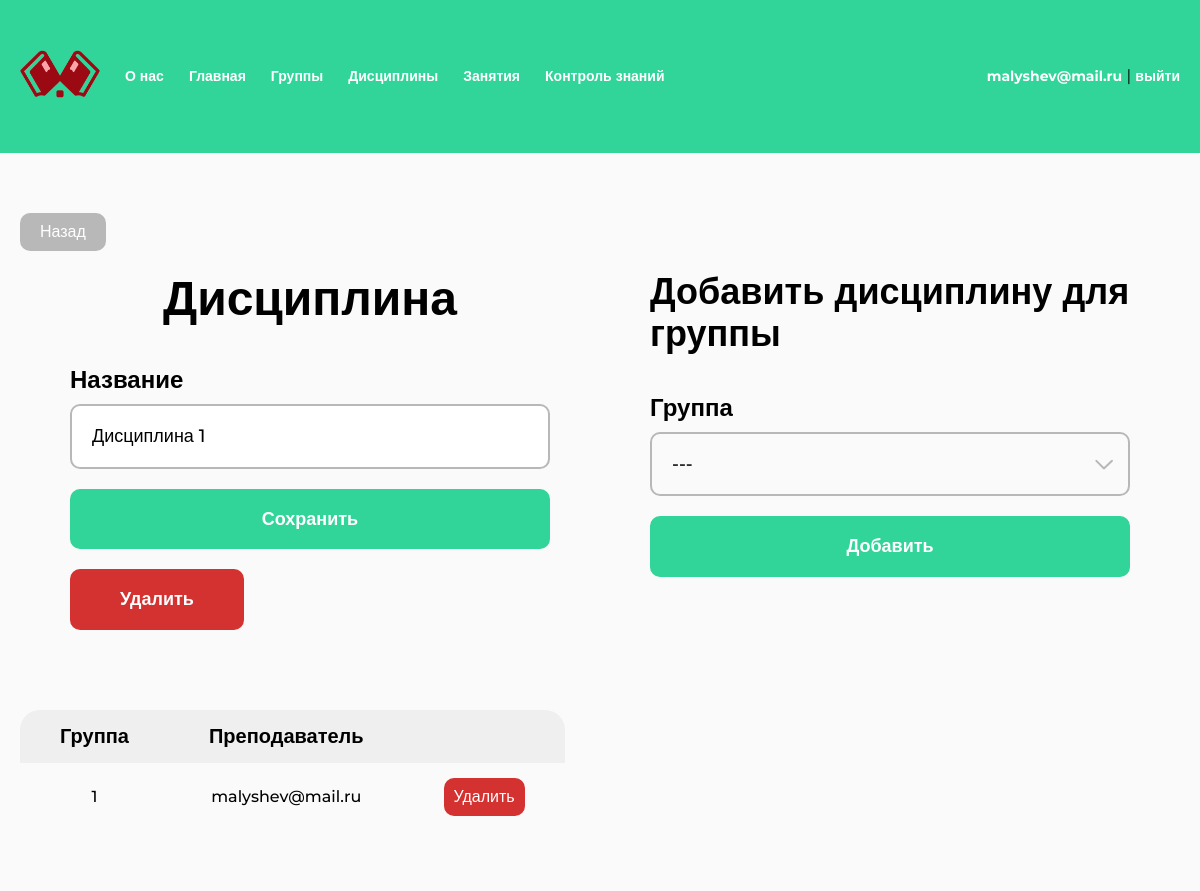
The page /teacher/my-subject/2/ (signed in) on the database its author committed.
### study/models.py (models this page shows, shortened)
class Subject(models.Model):
    name = models.CharField(max_length=128)
    class Meta:
        verbose_name = "Дисциплина"
        verbose_name_plural = "Дисциплины"

class TeacherGroupSubject(models.Model):
    teacher = models.ForeignKey(User, related_name="subjects", on_delete=models.CASCADE)
    subject = models.ForeignKey(Subject, related_name="items", on_delete=models.CASCADE)
    group = models.ForeignKey(Group, related_name="subjects", on_delete=models.CASCADE)
    class Meta:
        verbose_name = "Дисциплина группы"
        verbose_name_plural = "Дисциплины групп"

class Group(models.Model):
    number = models.CharField(max_length=32)
    students = models.ManyToManyField(User, blank=True)
    class Meta:
        verbose_name = "Группа"
        verbose_name_plural = "Группы"
    def __str__(self):
        return self.number

### study/views.py (the view, shortened to what this page needs)
# urls.py: path("teacher/my-subject/<int:pk>/", views.MySubjectEditView.as_view(), name="my-subject"),
@method_decorator(teacher_only, name="dispatch")
class MySubjectEditView(LoginRequiredMixin, View):
    def get(self, request, *args, **kwargs):
        subject = get_object_or_404(Subject, pk=kwargs["pk"])
        form = SubjectForm(instance=subject)
        group_form = GroupForTeacherSubjectForm()
        groups = Group.objects.all()
        return render(request, "study/teacher/edit-subject.html", {
            "form": form, "group_form": group_form, "subject": subject, "groups": groups,
        })

### study/forms.py
class SubjectForm(forms.ModelForm):
    class Meta:
        model = Subject
        fields = ("name", )
        labels = {"name": "Название"}
    def __init__(self, *args, **kwargs):
        super(SubjectForm, self).__init__(*args, **kwargs)
        for visible in self.visible_fields():
            visible.field.widget.attrs['class'] = 'form__input'

class GroupForTeacherSubjectForm(forms.ModelForm):
    class Meta:
        model = TeacherGroupSubject
        fields = ("group", )
        labels = {"group": "Группа"}
    def __init__(self, *args, **kwargs):
        super(GroupForTeacherSubjectForm, self).__init__(*args, **kwargs)
        for visible in self.visible_fields():
            visible.field.widget.attrs['class'] = 'form__input'

### study/templates/study/teacher/edit-subject.html (shortened to what this page needs)
{% extends "base.html" %}
{% load util %}
{% load static %}
{% block extra_css %}
<link rel="stylesheet" href="{% static 'css/select.css' %}">
<link rel="stylesheet" href="{% static 'css/table.css' %}">
{% endblock %}
{% block content %}
<a href="{% url 'my-subjects' %}" class="back">Назад</a>
<section class="section-teachers">
    <div class="form">
        <h1 class="h1 h1_center">Дисциплина</h1>
        <form action="." method="POST" class="form mt-40">
            <div class="form__item">
                <label for="{{ form.name.id_for_label }}" class="form__label">{{ form.name.label }}</label>
                {{ form.name }}
            </div>
            <div class="form__item">
                <button type="submit" class="btn">Сохранить</button>
            </div>
            <div class="form__item">
                <a href="{% url 'subject-delete' subject.pk %}" class="btn btn_red confirm submit">Удалить</a>
            </div>
        </form>
    </div>
    <div class="form">
        <h2 class="h2">Добавить дисциплину для группы</h2>
        <form action="{% url 'my-subject-add-to-group' subject.pk %}" method="POST" class="form mt-40">
            <div class="form__item">
                <label for="{{ group_form.group.id_for_label }}" class="form__label">{{ group_form.group.label }}</label>
                <div class="form__input select" role="close">
                    <div class="select__selected">---</div>
                    <div class="select__icon">
                    </div>
                </div>
            </div>
            <div class="form__item">
                <button type="submit" class="btn">Добавить</button>
            </div>
        </form>
    </div>
</section>
<section class="section">
    <div class="table-wrapper mt-40">
        <table class="table mt-40">
            <thead>
                <tr>
                    <th>Группа</th>
                    <th>Преподаватель</th>
                    <th></th>
                </tr>
            </thead>
            <tbody>
                {% for item in subject.items.all %}
                <tr>
                    <td>{{ item.group }}</td>
                    <td>{{ item.teacher }}</td>
                    <td>
                        {% if item.teacher == user %}
                        <a href="{% url 'my-subject-remove-from-group' item.pk %}" class="btn btn-table btn_red confirm">Удалить</a>
                        {% endif %}
                    </td>
                </tr>
                {% endfor %}
            </tbody>
        </table>
    </div>
</section>
{% endblock %}

### templates/base.html (shortened to what this page needs)
{% load static %}
<!DOCTYPE html>
<html lang="ru">
<head>
	<link rel="stylesheet" href="{% static 'css/reset.css' %}">
	<link rel="stylesheet" href="{% static 'css/main.css' %}">
	<link rel="stylesheet" href="{% static 'css/menu.css' %}">
    {% block extra_css %}{% endblock %}
</head>
<body>
	<header class="header">
		<div class="container">
			<ul class="header-menu">
				<li><a href="{% url 'index' %}" class="logo"><img src="{% static 'img/logo.png' %}" alt=""></a></li>
				<li><a href="{% url 'about' %}">О нас</a></li>
				{% if user.is_authenticated %}
				<li><a href="{% url 'index' %}">Главная</a></li>
				{% if user.profile.type == 1 %}
				<li><a href="{% url 'teachers' %}">Преподаватели</a></li>
				<li><a href="{% url 'students' %}">Студенты</a></li>
				<li><a href="{% url 'applications' %}">Заявки</a></li>
				<li><a href="{% url 'groups' %}">Группы</a></li>
				<li><a href="{% url 'subjects' %}">Дисциплины</a></li>
				<li><a href="{% url 'lessons' %}">Занятия</a></li>
				<li><a href="{% url 'tests' %}">Контроль знаний</a></li>
				{% elif user.profile.type == 2 %}
				<li><a href="{% url 'my-group' %}">Группы</a></li>
				<li><a href="{% url 'my-subjects' %}">Дисциплины</a></li>
				<li><a href="{% url 'my-lessons' %}">Занятия</a></li>
				<li><a href="{% url 'tests' %}">Контроль знаний</a></li>
				{% endif %}
				<li class="header-menu-profile">
					<a href="{% url 'profile' %}">{{ user.username }}</a> | <a href="{% url 'logout' %}">выйти</a>
				</li>
				{% endif%}
			</ul>
		</div>
	</header>
	<main class="main">
		<div class="container">
		    {% block content %}{% endblock %}
		</div>
	</main>
</body>
</html>

### static/css/main.css (style rules this page uses)
:root { --green: #31D499; --red: #D43131; --background: #FAFAFA; --gray: #B8B8B8; --tablePrimary: #EFEFEF; --tableSecondary: #FAFAFA; }
* { padding: 0; margin: 0; box-sizing: border-box; }
html { font-family: "Montserrat", sans-serif; }
body { display: flex; flex-direction: column; min-height: 100vh; height: 100%; }
.container { max-width: 1240px; padding: 0 20px; margin: 0 auto; position: relative; }
.mt-40 { margin-top: 40px; }
.h1 { color: #000; font-size: 48px; font-weight: 700; }
.h1_center { text-align: center; }
.h2 { color: #000; font-size: 36px; font-weight: 700; }
input, textarea { color: #000; font-size: 18px; font-weight: 500; padding: 20px; max-width: 480px; width: 100%; border-radius: 10px; border: 2px solid var(--gray); display: block; }
input::placeholder { color: var(--gray); }
.btn { color: #FFF; font-size: 18px; font-weight: 700; border-radius: 10px; background: var(--green); padding: 20px 50px; text-align: center; cursor: pointer; text-decoration: none; display: block; width: fit-content; }
.btn.btn_red { background: var(--red); }
.btn.btn-table { padding: 10px; font-size: 16px; font-weight: 500; }
button[type='submit'], button.submit { width: 100%; padding: 20px; }
.header { padding: 50px 0; background: var(--green); }
.logo img { width: 100%; max-width: 80px; }
.main { flex: 1 1 100%; padding: 60px 0; background-color: var(--background); }
.form { max-width: 480px; width: 100%; margin-left: auto; margin-right: auto; }
.form__item:not(:last-of-type) { margin-bottom: 20px; }
.form__label { display: block; margin-bottom: 10px; color: #000; font-size: 24px; font-weight: 700; }
.form__label { display: block; }
.back { display: inline-block; margin-bottom: 20px; font-size: 16px; font-weight: 500; text-decoration: none; color: white; border-radius: 10px; background: var(--gray); padding: 10px 20px; }

### static/css/menu.css (style rules this page uses)
ul { list-style: none; }
.header-menu { display: flex; align-items: center; gap: 25px; width: 100%; }
.header-menu a { text-decoration: none; font-weight: 700; color: white; font-size: 14px; }
.header-menu-profile { margin-left: auto; }

### static/css/select.css (style rules this page uses)
.select { color: #000; font-size: 18px; font-weight: 500; padding: 20px; max-width: 480px; width: 100%; border-radius: 10px; border: 2px solid var(--gray); display: block; position: relative; cursor: pointer; }
.select__icon { position: absolute; right: 15px; top: 50%; translate: 0 -50%; transition: rotate 400ms; }

### static/css/table.css (style rules this page uses)
.table-wrapper { width: 100%; overflow-x: auto; }
.table { border-radius: 20px; background: var(--tablePrimary); border-collapse: collapse; }
.table td, .table th { padding: 15px 40px; text-align: center; }
.table th { color: #000; font-size: 20px; font-weight: 700; }
.table td { color: #000; font-size: 16px; font-weight: 500; }
.table tbody tr:nth-of-type(2n-1) { background: var(--tableSecondary); }

### study/templates/study/teacher/edit-subject.html (style rules this page uses)
.section-teachers { display: flex; justify-content: space-between; }

### rows shown on the page
Subject: name "Дисциплина 1"
TeacherGroupSubject: group "1", teacher "malyshev@mail.ru", shows "Удалить"

### other values the page prints
{{ user.username }} "malyshev@mail.ru"
{{ group_form.group.label }} "Группа"
